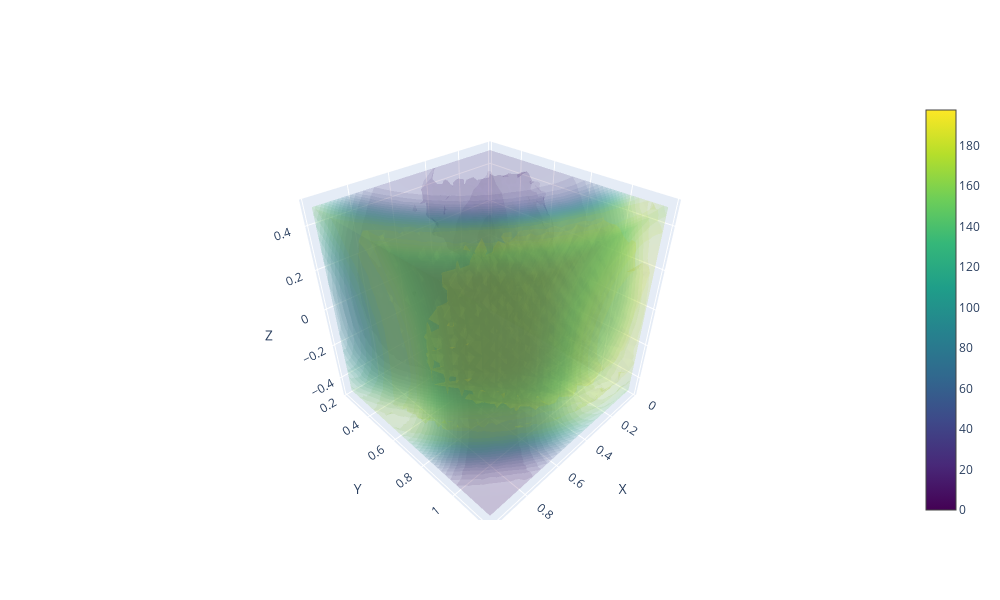

Source (notebook cell):
### Code cell
data_index = 300
# Get grid
X, Y, Z = voxel_grid

# data = hist_contributions[data_index]
data = hist_contributions[data_index:data_index+5].mean(axis=0)
label = dataset_1.targets[data_index]
print("Label: ", label)

# Flatten for plotting
Xf, Yf, Zf, Df = X.flatten(), Y.flatten(), Z.flatten(), data.flatten()

# Create interactive 3D volume plot
fig = go.Figure(data=go.Volume(
    x=Xf,
    y=Yf,
    z=Zf,
    value=Df,
    isomin=Df.min(), isomax=Df.max(),
    opacity=0.1,      # low opacity so interiors are visible
    surface_count=20, # number of iso-surfaces to render
    colorscale='Viridis',
))

fig.update_layout(scene=dict(
    xaxis_title='X',
    yaxis_title='Y',
    zaxis_title='Z',
    aspectmode='cube'
    ),
    height=600,
    width=1000
)
fig.show()

### Figure 1 — Plotly figure (JSON) as saved in the notebook; plotly's stock layout.template omitted (floating-point values rounded to 4 significant figures; data arrays with more than 128 entries replaced by an {"elided": "..."} marker saying what was removed)
{"data": [{"colorscale": [[0, "#440154"], [0.1111, "#482878"], [0.2222, "#3e4989"], [0.3333, "#31688e"], [0.4444, "#26828e"], [0.5556, "#1f9e89"], [0.6667, "#35b779"], [0.7778, "#6ece58"], [0.8889, "#b5de2b"], [1, "#fde725"]], "isomax": 197.6, "isomin": 0.008934, "opacity": 0.1, "surface": {"count": 20}, "type": "volume", "value": {"elided": "15625 float values"}, "x": {"elided": "15625 float values"}, "y": {"elided": "15625 float values"}, "z": {"elided": "15625 float values"}}], "layout": {"height": 600, "scene": {"aspectmode": "cube", "xaxis": {"title": {"text": "X"}}, "yaxis": {"title": {"text": "Y"}}, "zaxis": {"title": {"text": "Z"}}}, "width": 1000}}
